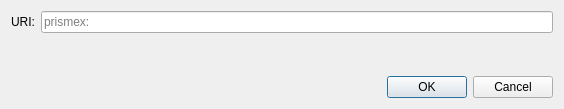
<?xml version="1.0" encoding="UTF-8"?>
<ui version="4.0">
 <class>OpenURIDialog</class>
 <widget class="QDialog" name="OpenURIDialog">
  <property name="geometry">
   <rect>
    <x>0</x>
    <y>0</y>
    <width>564</width>
    <height>109</height>
   </rect>
  </property>
  <property name="windowTitle">
   <string>Open prismex URI</string>
  </property>
  <layout class="QVBoxLayout" name="verticalLayout">
   <item>
    <layout class="QHBoxLayout" name="horizontalLayout">
     <item>
      <widget class="QLabel" name="label">
       <property name="text">
        <string>URI:</string>
       </property>
      </widget>
     </item>
     <item>
      <widget class="QValidatedLineEdit" name="uriEdit">
       <property name="placeholderText">
        <string notr="true">prismex:</string>
       </property>
      </widget>
     </item>
    </layout>
   </item>
   <item>
    <spacer name="verticalSpacer">
     <property name="orientation">
      <enum>Qt::Vertical</enum>
     </property>
     <property name="sizeHint" stdset="0">
      <size>
       <width>20</width>
       <height>40</height>
      </size>
     </property>
    </spacer>
   </item>
   <item>
    <widget class="QDialogButtonBox" name="buttonBox">
     <property name="orientation">
      <enum>Qt::Horizontal</enum>
     </property>
     <property name="standardButtons">
      <set>QDialogButtonBox::Cancel|QDialogButtonBox::Ok</set>
     </property>
    </widget>
   </item>
  </layout>
 </widget>
 <customwidgets>
  <customwidget>
   <class>QValidatedLineEdit</class>
   <extends>QLineEdit</extends>
   <header>qt/qvalidatedlineedit.h</header>
  </customwidget>
 </customwidgets>
 <resources/>
 <connections>
  <connection>
   <sender>buttonBox</sender>
   <signal>accepted()</signal>
   <receiver>OpenURIDialog</receiver>
   <slot>accept()</slot>
   <hints>
    <hint type="sourcelabel">
     <x>248</x>
     <y>254</y>
    </hint>
    <hint type="destinationlabel">
     <x>157</x>
     <y>274</y>
    </hint>
   </hints>
  </connection>
  <connection>
   <sender>buttonBox</sender>
   <signal>rejected()</signal>
   <receiver>OpenURIDialog</receiver>
   <slot>reject()</slot>
   <hints>
    <hint type="sourcelabel">
     <x>316</x>
     <y>260</y>
    </hint>
    <hint type="destinationlabel">
     <x>286</x>
     <y>274</y>
    </hint>
   </hints>
  </connection>
 </connections>
</ui>
